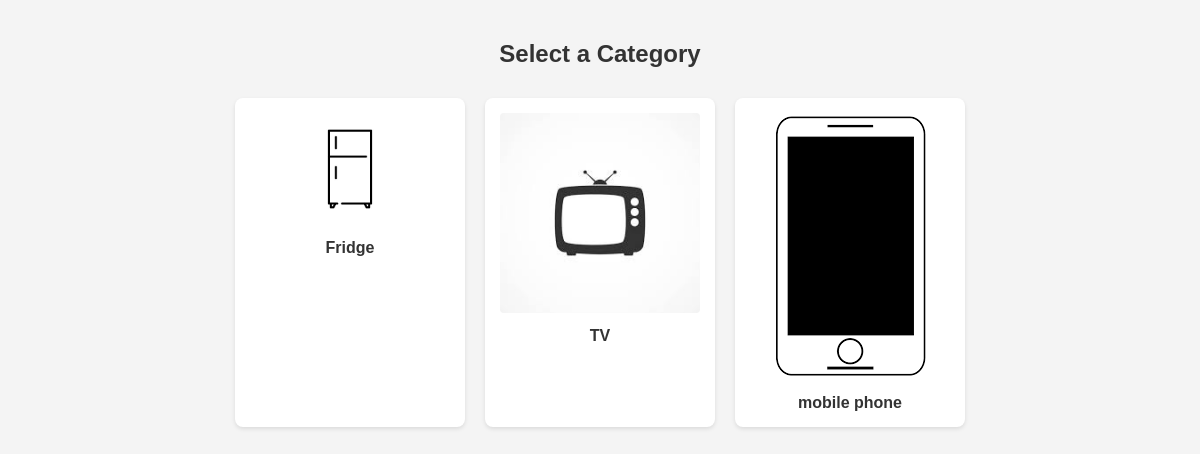
Page /category/categories/ on the committed database.
### category/models.py (models this page shows, shortened)
class Category(models.Model):
    id = models.UUIDField(primary_key=True, default=uuid.uuid4, editable=False)
    auto_id = models.PositiveIntegerField(db_index=True, unique=True)
    name = models.CharField(max_length=100, unique=True)
    slug = models.SlugField(max_length=120, unique=True, blank=True)
    description = models.TextField(blank=True, null=True)
    image = models.ImageField(upload_to='category_images/', blank=True, null=True)
    parent = models.ForeignKey('self', null=True, blank=True, on_delete=models.SET_NULL, related_name='subcategories')
    is_active = models.BooleanField(default=True)
    created_at = models.DateTimeField(auto_now_add=True)
    updated_at = models.DateTimeField(auto_now=True)
    class Meta:
        verbose_name = "Category"
        verbose_name_plural = "Categories"
        ordering = ['name']
        db_table = 'product_categories'

### category/views.py (the view)
# urls.py: path('categories/', category_list, name='category_list'),
def category_list(request):
    categories = Category.objects.filter(is_active=True).order_by("name")
    return render(request, "category/category.html", {"category_list": categories})

### templates/category/category.html (shortened to what this page needs)
<!DOCTYPE html>
<html>
  <head>
  </head>
  <body>
    <h2>Select a Category</h2>
    <ul class="category-list">
      {% for category in category_list %}
        <li class="category-item">
          <a href="{% url 'category_detail' category.slug %}">
            {% if category.image %}
              <img src="{{ category.image.url }}" alt="{{ category.name }} image">
            {% else %}
              <img src="https://via.placeholder.com/200x150?text=No+Image" alt="No image available">
            {% endif %}
            {{ category.name }}
          </a>
        </li>
      {% endfor %}
    </ul>
  </body>
</html>

### templates/category/category.html (style rules this page uses)
body { font-family: Arial, sans-serif; background: #f4f4f4; margin: 0; padding: 20px; color: #333; }
h2 { text-align: center; margin-bottom: 30px; }
.category-list { list-style: none; padding: 0; display: flex; flex-wrap: wrap; justify-content: center; gap: 20px; }
.category-item { background: #fff; padding: 15px; border-radius: 8px; box-shadow: 0 2px 4px rgba(0, 0, 0, 0.1); text-align: center; width: 200px; transition: transform 0.2s, box-shadow 0.2s; }
.category-item img { max-width: 100%; height: auto; border-radius: 4px; margin-bottom: 10px; }
.category-item a { text-decoration: none; color: #333; font-weight: bold; display: block; }

### rows in the picture
Category: image (picture), name "Fridge"
Category: image (picture), name "TV"
Category: image (picture), name "mobile phone"
